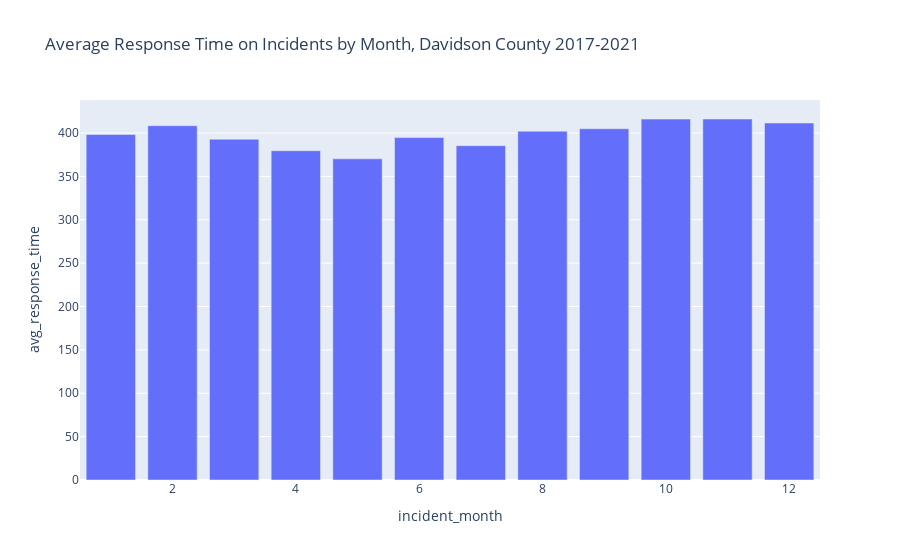

Source (notebook cell):
### Code cell
fig = px.bar(incidents_by_month, x='incident_month', y='avg_response_time', title='Average Response Time on Incidents by Month, Davidson County 2017-2021')
fig.show()
fig.write_html('avg_res_time_by_month.html')

### Figure 1 — Plotly figure (JSON) as saved in the notebook; plotly's stock layout.template omitted (floating-point values rounded to 4 significant figures)
{"data": [{"alignmentgroup": "True", "hovertemplate": "incident_month=%{x}<br>avg_response_time=%{y}<extra></extra>", "legendgroup": "", "marker": {"color": "#636efa", "pattern": {"shape": ""}}, "name": "", "offsetgroup": "", "orientation": "v", "showlegend": false, "textposition": "auto", "type": "bar", "x": [10, 6, 11, 1, 8, 4, 12, 5, 3, 7, 9, 2], "xaxis": "x", "y": [416.1, 394.7, 416.2, 398.3, 402.1, 379.6, 411.5, 370.2, 392.8, 385.4, 405.0, 408.5], "yaxis": "y"}], "layout": {"barmode": "relative", "legend": {"tracegroupgap": 0}, "title": {"text": "Average Response Time on Incidents by Month, Davidson County 2017-2021"}, "xaxis": {"anchor": "y", "domain": [0, 1], "title": {"text": "incident_month"}}, "yaxis": {"anchor": "x", "domain": [0, 1], "title": {"text": "avg_response_time"}}}}
